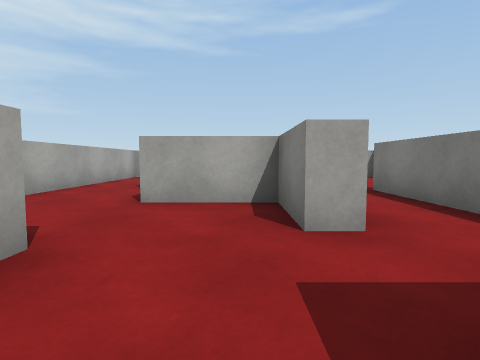
View 1 (above)

24 first-person views from a walk through a Unity game level. The camera is 0.58 m above the floor, tilts 4° down and sees 80° across. The floor is counted in squares, 1 m on a side. Each view is taken from the middle of a square. On the plan, view 1 faces up. The plan holds only what a view shows up to about 9 squares ahead; the rest is blank. The place goes on beyond the plan. The player character is not drawn. Surface patterns are stand-ins for the level's own textures.

View 2
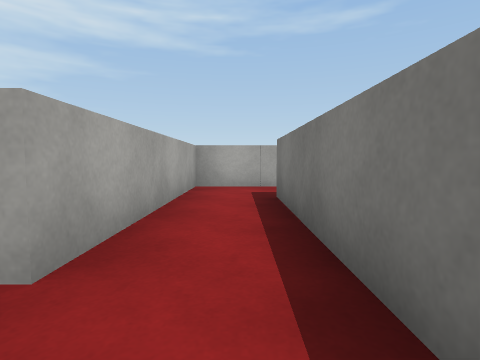

View 3
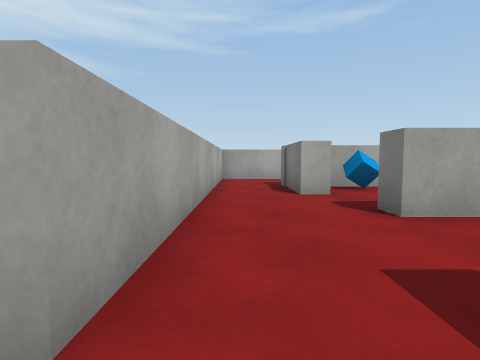

View 4
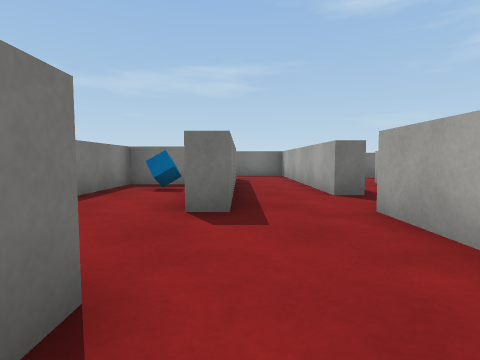

View 5
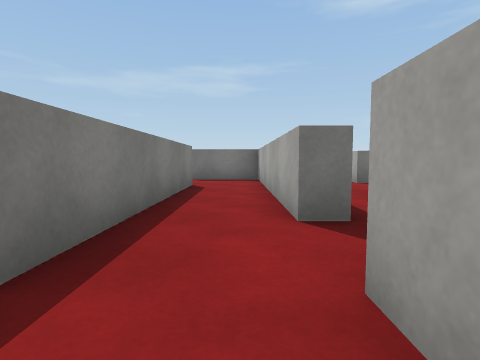

View 6
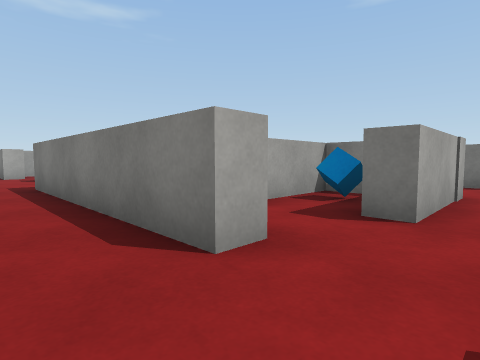

View 7
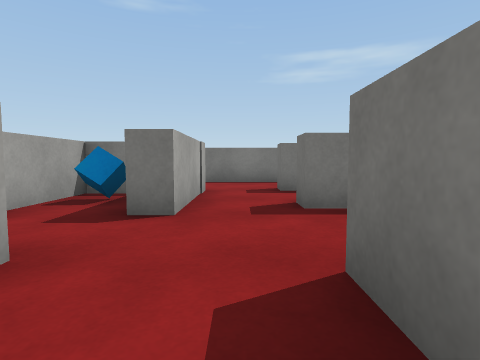

View 8
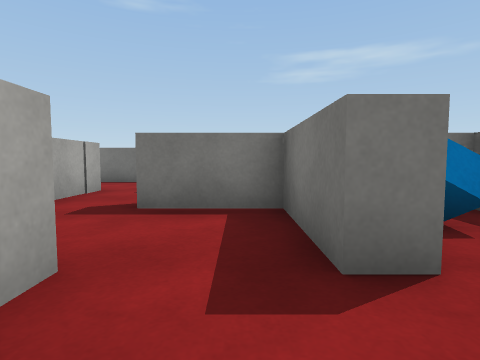

View 9
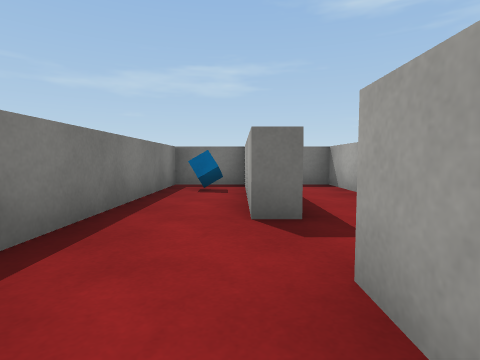

View 10
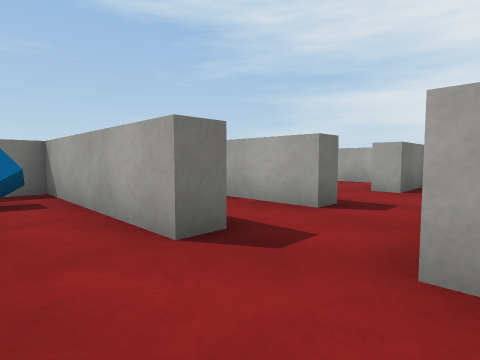

View 11
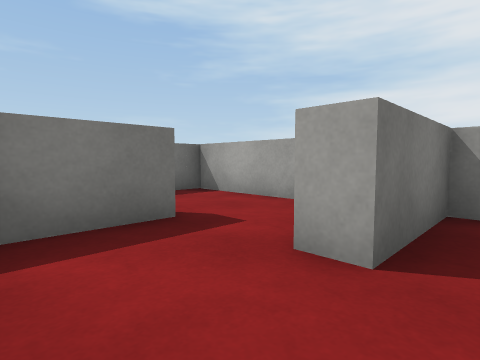

View 12
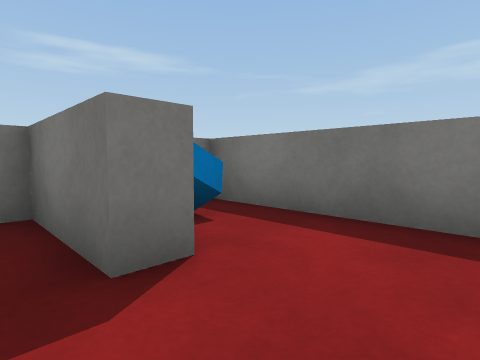

View 13
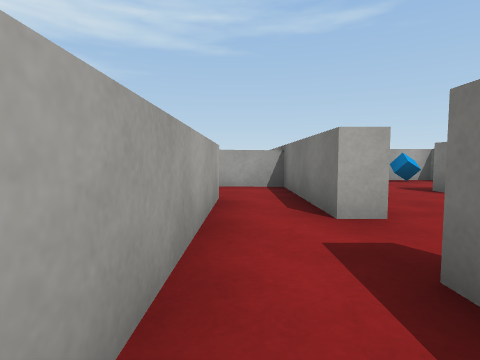

View 14
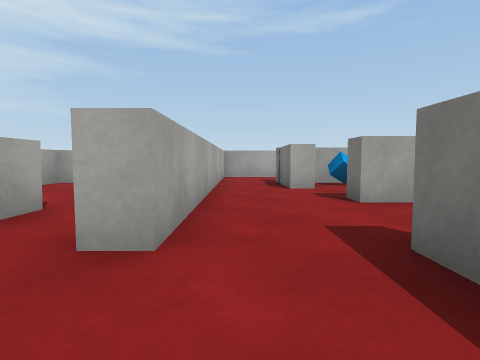

View 15
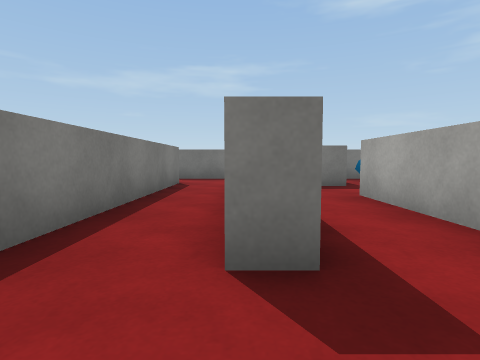

View 16
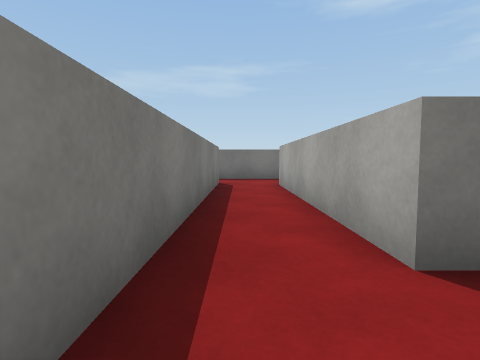

View 17
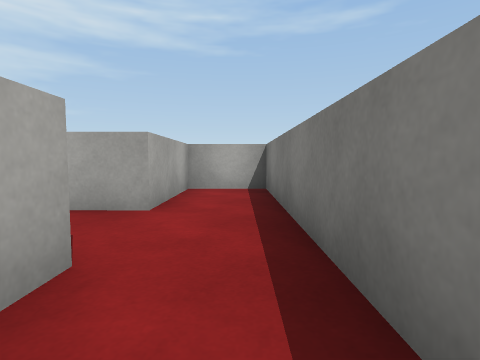

View 18
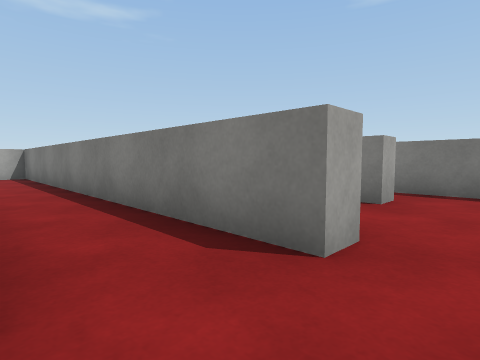

View 19
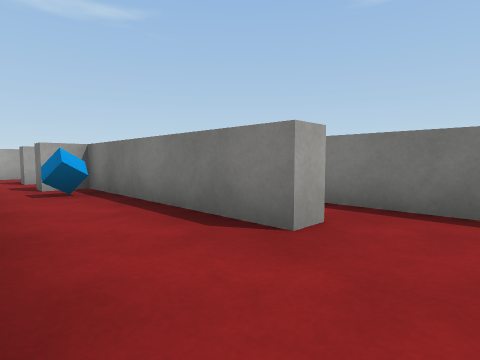

View 20
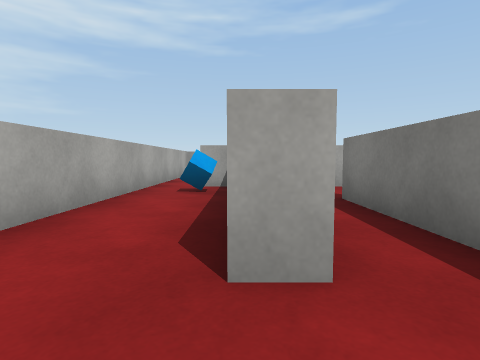

View 21
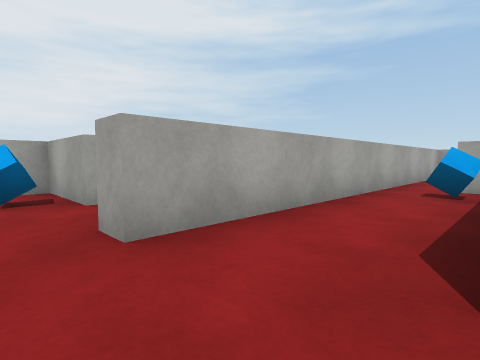

View 22
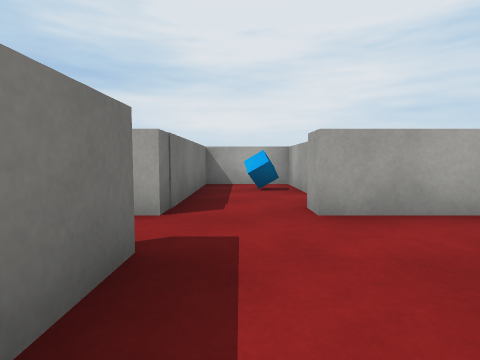

View 23
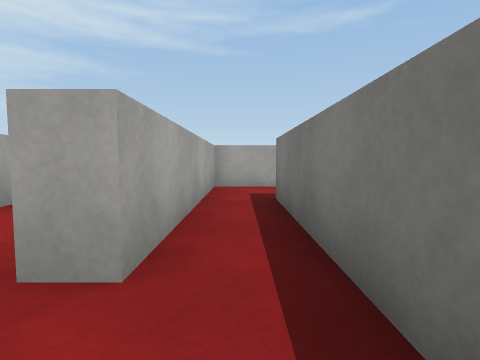

View 24
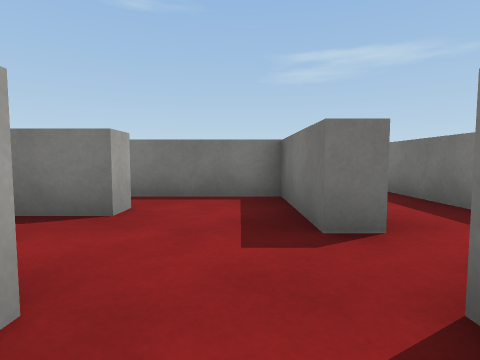

### Floor plan
Ten units are one square. View 1 is at (0, 0); x grows to the right and y downward. Boxes are objects, and circles mark ways between rooms. Rooms are numbered by the first view taken in them; rooms with no view inside come last. Other rooms are left out.
<svg viewBox="-65 -102 164 205">
<path fill="none" stroke="#000" d="M-8 17 6 17 6 -7 12 -7M-35 -3 -35 56 -25 56M10 -23 4 -23 4 -39 -14 -39M-19 37 -19 -18 -14 -18M-35 -35 -35 -18M31 -73 10 -73 10 -23M26 -16 26 -55 31 -55M-14 -58 -19 -58 -19 -79M-35 -85 -35 -35M-14 -39 -14 -45M-16 75 4 75 4 58M-15 56 -15 61 -20 61M29 58 29 98 45 98 45 32M24 36 24 43M-14 37 -19 37M-25 56 -15 56M4 58 10 58M14 43 0 43 0 38M20 31 20 23 2 23M-41 -3 -35 -3M-35 -18 -40 -18 -40 -35M-53 -35 -54 22M31 -55 31 -3 10 -3 10 17 46 17M50 2 45 2 45 -97 31 -97 31 -73M45 18 51 18M74 -3 69 -3 69 -53 62 -53 62 -59M62 17 76 17M50 -97 50 2M94 -53 74 -53 74 -3M76 17 85 17 85 -34M-16 81 -16 75M-35 68 -35 98 5 98M24 58 29 58M10 81 10 98 16 98M10 58 10 75M24 43 14 43M6 -73 -11 -73"/>
<rect x="-5" y="5" width="10" height="10" fill="#bbb"><title>cube</title></rect>
<rect x="35" y="85" width="10" height="10" fill="#bbb"><title>cube</title></rect>
<rect x="5" y="25" width="10" height="10" fill="#bbb"><title>cube</title></rect>
<rect x="15" y="5" width="10" height="10" fill="#bbb"><title>cube</title></rect>
<rect x="55" y="-45" width="10" height="10" fill="#bbb"><title>cube</title></rect>
<rect x="-5" y="85" width="10" height="10" fill="#bbb"><title>cube</title></rect>
<rect x="-15" y="-75" width="10" height="10" fill="#bbb"><title>cube</title></rect>
<circle cx="10" cy="-15" r="3" fill="#2a7"/>
<circle cx="-25" cy="-40" r="3" fill="#2a7"/>
<circle cx="-20" cy="45" r="3" fill="#2a7"/>
<circle cx="-40" cy="-10" r="3" fill="#2a7"/>
<circle cx="30" cy="-65" r="3" fill="#2a7"/>
<circle cx="-20" cy="-50" r="3" fill="#2a7"/>
<circle cx="-5" cy="60" r="3" fill="#2a7"/>
<circle cx="-25" cy="80" r="3" fill="#2a7"/>
<circle cx="30" cy="50" r="3" fill="#2a7"/>
<circle cx="10" cy="50" r="3" fill="#2a7"/>
<circle cx="50" cy="10" r="3" fill="#2a7"/>
<circle cx="70" cy="5" r="3" fill="#2a7"/>
<text x="-10" y="0">1</text>
<text x="20" y="-50">2</text>
<text x="-30" y="-60">3</text>
<text x="-10" y="70">4</text>
<text x="40" y="50">5</text>
<text x="-10" y="40">6</text>
<text x="-50" y="0">7</text>
<text x="40" y="-30">8</text>
<text x="60" y="-10">9</text>
<text x="80" y="-30">10</text>
<text x="-20" y="90">11</text>
<text x="20" y="70">12</text>
<text x="-10" y="-60">13</text>
</svg>
Room 1 opens to room 2. Room 1 opens to room 3. Room 1 opens to room 6. Room 1 opens to room 7. Room 2 opens to room 8. Room 3 opens to room 13. Room 4 opens to room 6. Room 4 opens to room 11. Room 5 opens to room 12. Room 6 opens to room 12. Room 8 opens to room 9. Room 9 opens to room 10.

Where each view was taken, in squares from view 1:
view 1: 0 up, 0 right, facing up
view 2: 1 up, 2 right, facing up
view 3: 1 up, 3 left, facing up
view 4: 5 up, 2 left, facing down
view 5: 3 up, 3 left, facing down
view 6: 5 down, 3 left, facing up-right
view 7: 5 down, 3 left, facing right
view 8: 7 down, 3 left, facing right
view 9: 3 down, 3 right, facing down
view 10: 4 down, 4 right, facing down-left
view 11: 5 down, 0 right, facing down-left
view 12: 7 down, 3 left, facing down-right
view 13: 1 down, 5 left, facing up
view 14: 0 up, 3 left, facing up
view 15: 7 up, 3 right, facing down
view 16: 7 up, 4 right, facing down
view 17: 4 up, 4 right, facing up
view 18: 1 down, 3 right, facing up-right
view 19: 1 down, 5 right, facing up-right
view 20: 1 down, 7 right, facing up
view 21: 1 down, 7 right, facing up-left
view 22: 1 down, 8 right, facing left
view 23: 1 down, 8 right, facing up
view 24: 1 down, 4 right, facing right
